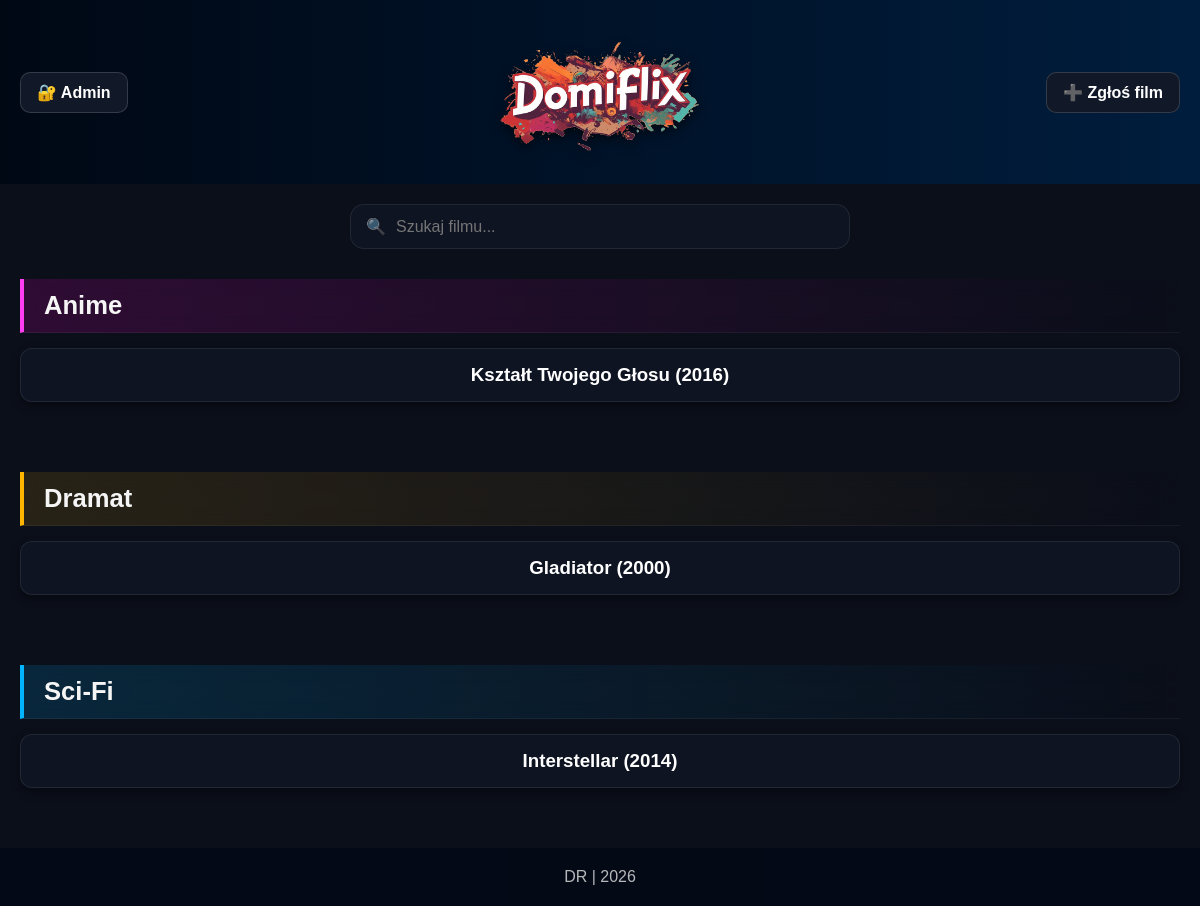
The app's page /filmy/index.php with its own data.
### tables this page shows
CREATE TABLE `filmy` (
  `id` int(11) NOT NULL,
  `tytul` varchar(255) DEFAULT NULL,
  `opis` text DEFAULT NULL,
  `rok` int(11) DEFAULT NULL,
  `gatunek` varchar(100) DEFAULT NULL,
  `obraz` varchar(255) DEFAULT NULL,
  `galeria1` varchar(255) DEFAULT NULL,
  `galeria2` varchar(255) DEFAULT NULL,
  `galeria3` varchar(255) DEFAULT NULL,
  `ciekawostki` text DEFAULT NULL,
  `link_filmweb` varchar(255) DEFAULT NULL,
  `link_imdb` varchar(255) DEFAULT NULL,
  `link_rotten` varchar(255) DEFAULT NULL
);

### filmy/index.php (the view, shortened to what this page needs)
<?php
include "db.php";
$sql = "SELECT * FROM filmy ORDER BY gatunek ASC, rok ASC";
$result = $conn->query($sql);
$currentGatunek = '';
?>
<!DOCTYPE html>
<html lang="pl">
<head>
    <link rel="stylesheet" href="style.css">
</head>
<body class="home">
<header class="topbar">
    <div class="left">
        <a href="login.php" class="btn">🔐 Admin</a>
    </div>
    <div class="center">
        <img class="logo" src="logo.png" alt="DomiFlix">
    </div>
    <div class="right">
        <a href="zglos.php" class="btn">➕ Zgłoś film</a>
    </div>
</header>
<div class="search-box">
    <div class="search-wrapper">
        <span class="search-icon">🔍</span>
        <input type="text" id="search" placeholder="Szukaj filmu...">
    </div>
</div>
<main>
<?php while($film = $result->fetch_assoc()): ?>
    <?php if ($film['gatunek'] != $currentGatunek): ?>
        <?php
        if ($currentGatunek != '') {
            echo '</div>';
        }
        $currentGatunek = $film['gatunek'];
        $class = strtolower(trim($currentGatunek));
        $class = str_replace([' ', '  '], '-', $class);
        ?>
        <h2 class="gatunek <?= $class ?>">
            <?= $currentGatunek ?>
        </h2>
        <div class="grid-filmow">
    <?php endif; ?>
    <div class="kafelek" data-title="<?= strtolower($film['tytul']) ?>">
        <a href="film.php?id=<?= $film['id'] ?>" class="film-link">
            <h3><?= $film['tytul'] ?> (<?= $film['rok'] ?>)</h3>
        </a>
    </div>
<?php endwhile; ?>
<?php if ($currentGatunek != '') echo '</div>'; ?>
</main>
<footer>
    <p>DR | 2026</p>
</footer>
</body>
</html>

### filmy/style.css (style rules this page uses)
* { margin: 0; padding: 0; box-sizing: border-box; font-family: Arial, sans-serif; transition: background-color 0.3s ease, color 0.3s ease, transform 0.2s ease; }
body.home { background: #0b0f1a; color: #f5f5f5; }
.topbar { display: grid; grid-template-columns: 1fr auto 1fr; align-items: center; padding: 20px; background: linear-gradient(90deg, #000814, #001d3d); position: sticky; top: 0; z-index: 100; }
.left, .center, .right { display: flex; }
.left { justify-content: flex-start; }
.center { justify-content: center; }
.right { justify-content: flex-end; }
.btn { display: inline-block; padding: 10px 16px; background: #111827; color: #fff; text-decoration: none; border-radius: 10px; border: 1px solid rgba(255,255,255,0.15); font-weight: bold; }
.logo { width: clamp(120px, 18vw, 220px); height: auto; filter: drop-shadow(0 4px 6px rgba(0,0,0,0.6)); }
.search-box { display: flex; justify-content: center; margin: 20px 0 30px; }
.search-wrapper { width: 100%; max-width: 500px; background: rgba(17, 24, 39, 0.7); border: 1px solid rgba(255,255,255,0.08); border-radius: 14px; display: flex; align-items: center; padding: 12px 15px; backdrop-filter: blur(10px); }
#search { width: 100%; border: none; outline: none; background: transparent; color: #fff; font-size: 1rem; }
.search-icon { margin-right: 10px; opacity: 0.6; }
.gatunek { margin: 30px 20px 15px; font-size: 1.6rem; position: sticky; top: 70px; background: rgba(11, 15, 26, 0.9); backdrop-filter: blur(10px); padding: 12px 20px; z-index: 10; border-bottom: 1px solid rgba(255,255,255,0.05); border-left: 4px solid #666; }
.anime { background: linear-gradient(90deg, rgba(255,0,200,0.15), transparent); border-left-color: #ff3df2; }
.dramat { background: linear-gradient(90deg, rgba(255,180,0,0.12), transparent); border-left-color: #ffb400; }
.sci-fi { background: linear-gradient(90deg, rgba(0,180,255,0.15), transparent); border-left-color: #00b4ff; }
.grid-filmow { display: grid; grid-template-columns: repeat(auto-fit, minmax(180px, 1fr)); gap: 20px; padding: 0 20px 40px; }
.kafelek { background: rgba(17, 24, 39, 0.7); backdrop-filter: blur(10px); padding: 15px; border-radius: 12px; text-align: center; border: 1px solid rgba(255,255,255,0.08); box-shadow: 0 4px 10px rgba(0,0,0,0.4); }
.film-link { color: #fff; text-decoration: none; }
footer { text-align: center; padding: 20px; background: #000814; color: #fff; margin-top: 20px; opacity: 0.7; }

### records on screen
filmy: gatunek "Anime", tytul "Kształt Twojego Głosu", rok "2016"
filmy: gatunek "Dramat", tytul "Gladiator", rok "2000"
filmy: gatunek "Sci-Fi", tytul "Interstellar", rok "2014"
